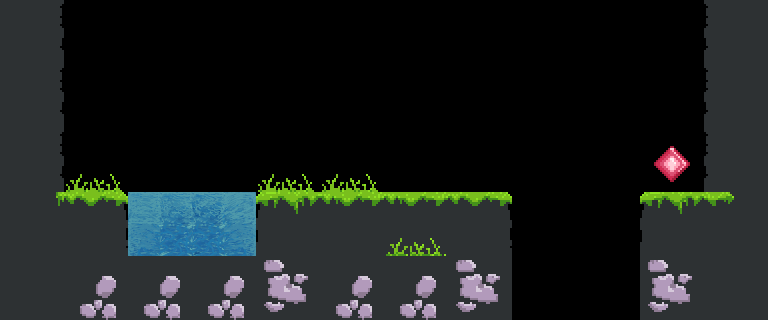

This is a level from a 2D game, rendered from its Tiled map with the project's own tilesets. A one-line summary and the map file follow, with tile-layer data summarised:
An orthogonal 12x5 tile map with 64x64 px tiles, 1 tile layer (map), 2 tilesets and 9 objects (start, end).

<map version="1.0" orientation="orthogonal" renderorder="right-down" width="12" height="5" tilewidth="64" tileheight="64" nextobjectid="18">
 <tileset firstgid="1" name="MyTiles_64x64" tilewidth="64" tileheight="64" tilecount="64" columns="8">
  <image source="../tilesets/MyTiles_64x64.png" width="512" height="512" />
 </tileset>
 <tileset firstgid="65" name="water" tilewidth="64" tileheight="64" tilecount="9" columns="3">
  <image source="../tilesets/tilesheet-water.png" width="192" height="224" />
 </tileset>
 <layer name="map" width="12" height="5">
  <data>[60 cells, 30 non-empty, 15 distinct tile ids]</data>
 </layer>
 <objectgroup name="water">
  <object id="17" x="128" y="192" width="128" height="64" />
 </objectgroup>
 <objectgroup name="ground">
  <object id="1" x="0" y="0" width="64" height="320" />
  <object id="2" x="704" y="0" width="64" height="320" />
  <object id="11" x="64" y="192" width="64" height="128" />
  <object id="12" x="256" y="192" width="256" height="128" />
  <object id="13" x="640" y="192" width="64" height="128" />
  <object id="16" x="128" y="256" width="128" height="64" />
 </objectgroup>
 <objectgroup name="objects" />
 <objectgroup name="positions">
  <object id="7" name="start" x="367.667" y="128" width="64" height="64" />
  <object id="9" name="end" x="641" y="127" width="64" height="64" />
 </objectgroup>
</map>
